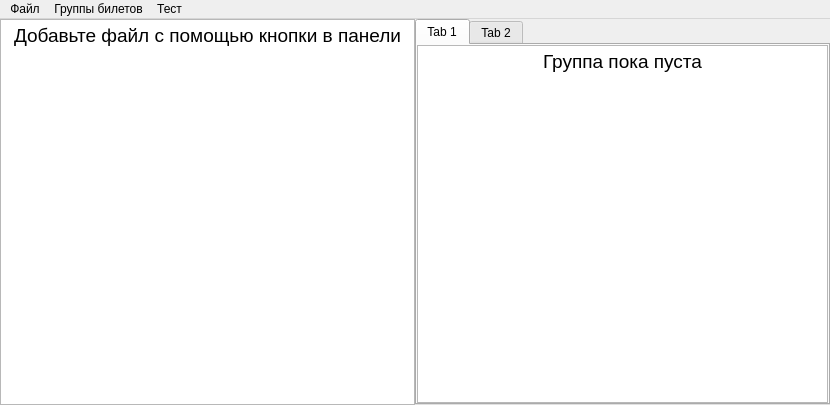
<?xml version="1.0" encoding="UTF-8"?>
<ui version="4.0">
 <class>MainWindow</class>
 <widget class="QMainWindow" name="MainWindow">
  <property name="enabled">
   <bool>true</bool>
  </property>
  <property name="geometry">
   <rect>
    <x>0</x>
    <y>0</y>
    <width>830</width>
    <height>405</height>
   </rect>
  </property>
  <property name="sizePolicy">
   <sizepolicy hsizetype="Expanding" vsizetype="Expanding">
    <horstretch>0</horstretch>
    <verstretch>0</verstretch>
   </sizepolicy>
  </property>
  <property name="minimumSize">
   <size>
    <width>830</width>
    <height>0</height>
   </size>
  </property>
  <property name="windowTitle">
   <string>MainWindow</string>
  </property>
  <widget class="QWidget" name="centralwidget">
   <property name="enabled">
    <bool>true</bool>
   </property>
   <property name="sizePolicy">
    <sizepolicy hsizetype="MinimumExpanding" vsizetype="MinimumExpanding">
     <horstretch>0</horstretch>
     <verstretch>0</verstretch>
    </sizepolicy>
   </property>
   <property name="maximumSize">
    <size>
     <width>1920</width>
     <height>1080</height>
    </size>
   </property>
   <layout class="QVBoxLayout" name="verticalLayout">
    <property name="leftMargin">
     <number>0</number>
    </property>
    <property name="topMargin">
     <number>0</number>
    </property>
    <property name="rightMargin">
     <number>0</number>
    </property>
    <property name="bottomMargin">
     <number>0</number>
    </property>
    <item>
     <layout class="QHBoxLayout" name="horizontalLayout">
      <property name="spacing">
       <number>0</number>
      </property>
      <item>
       <widget class="QTextEdit" name="sourceTextWidget">
        <property name="sizePolicy">
         <sizepolicy hsizetype="MinimumExpanding" vsizetype="Expanding">
          <horstretch>0</horstretch>
          <verstretch>0</verstretch>
         </sizepolicy>
        </property>
        <property name="minimumSize">
         <size>
          <width>100</width>
          <height>0</height>
         </size>
        </property>
        <property name="styleSheet">
         <string notr="true"/>
        </property>
        <property name="html">
         <string>&lt;!DOCTYPE HTML PUBLIC &quot;-//W3C//DTD HTML 4.0//EN&quot; &quot;http://www.w3.org/TR/REC-html40/strict.dtd&quot;&gt;
&lt;html&gt;&lt;head&gt;&lt;meta name=&quot;qrichtext&quot; content=&quot;1&quot; /&gt;&lt;meta charset=&quot;utf-8&quot; /&gt;&lt;style type=&quot;text/css&quot;&gt;
p, li { white-space: pre-wrap; }
hr { height: 1px; border-width: 0; }
li.unchecked::marker { content: &quot;\2610&quot;; }
li.checked::marker { content: &quot;\2612&quot;; }
&lt;/style&gt;&lt;/head&gt;&lt;body style=&quot; font-family:'Segoe UI'; font-size:9pt; font-weight:400; font-style:normal;&quot;&gt;
&lt;p align=&quot;center&quot; style=&quot; margin-top:12px; margin-bottom:12px; margin-left:0px; margin-right:0px; -qt-block-indent:0; text-indent:0px;&quot;&gt;&lt;span style=&quot; font-size:14pt;&quot;&gt;Добавьте файл с помощью кнопки в панели&lt;/span&gt;&lt;/p&gt;&lt;/body&gt;&lt;/html&gt;</string>
        </property>
       </widget>
      </item>
      <item>
       <widget class="QTabWidget" name="tabWidget">
        <property name="currentIndex">
         <number>0</number>
        </property>
        <widget class="QWidget" name="tab">
         <property name="enabled">
          <bool>true</bool>
         </property>
         <property name="sizePolicy">
          <sizepolicy hsizetype="Expanding" vsizetype="Expanding">
           <horstretch>1</horstretch>
           <verstretch>0</verstretch>
          </sizepolicy>
         </property>
         <property name="layoutDirection">
          <enum>Qt::LayoutDirection::LeftToRight</enum>
         </property>
         <attribute name="title">
          <string>Tab 1</string>
         </attribute>
         <layout class="QVBoxLayout" name="verticalLayout_2">
          <property name="spacing">
           <number>0</number>
          </property>
          <property name="leftMargin">
           <number>0</number>
          </property>
          <property name="topMargin">
           <number>0</number>
          </property>
          <property name="rightMargin">
           <number>0</number>
          </property>
          <property name="bottomMargin">
           <number>0</number>
          </property>
          <item>
           <widget class="QTextEdit" name="textEdit">
            <property name="html">
             <string>&lt;!DOCTYPE HTML PUBLIC &quot;-//W3C//DTD HTML 4.0//EN&quot; &quot;http://www.w3.org/TR/REC-html40/strict.dtd&quot;&gt;
&lt;html&gt;&lt;head&gt;&lt;meta name=&quot;qrichtext&quot; content=&quot;1&quot; /&gt;&lt;meta charset=&quot;utf-8&quot; /&gt;&lt;style type=&quot;text/css&quot;&gt;
p, li { white-space: pre-wrap; }
hr { height: 1px; border-width: 0; }
li.unchecked::marker { content: &quot;\2610&quot;; }
li.checked::marker { content: &quot;\2612&quot;; }
&lt;/style&gt;&lt;/head&gt;&lt;body style=&quot; font-family:'Segoe UI'; font-size:9pt; font-weight:400; font-style:normal;&quot;&gt;
&lt;p align=&quot;center&quot; style=&quot; margin-top:12px; margin-bottom:12px; margin-left:0px; margin-right:0px; -qt-block-indent:0; text-indent:0px;&quot;&gt;&lt;span style=&quot; font-size:14pt;&quot;&gt;Группа пока пуста&lt;/span&gt;&lt;/p&gt;&lt;/body&gt;&lt;/html&gt;</string>
            </property>
           </widget>
          </item>
         </layout>
        </widget>
        <widget class="QWidget" name="tab_2">
         <attribute name="title">
          <string>Tab 2</string>
         </attribute>
        </widget>
       </widget>
      </item>
     </layout>
    </item>
   </layout>
  </widget>
  <widget class="QMenuBar" name="menubar">
   <property name="geometry">
    <rect>
     <x>0</x>
     <y>0</y>
     <width>830</width>
     <height>17</height>
    </rect>
   </property>
   <widget class="QMenu" name="menu">
    <property name="title">
     <string>Файл</string>
    </property>
    <addaction name="add_file"/>
   </widget>
   <widget class="QMenu" name="menu_2">
    <property name="title">
     <string>Группы билетов</string>
    </property>
    <addaction name="create_group"/>
    <addaction name="select_group"/>
    <addaction name="action_7"/>
    <addaction name="delete_group"/>
   </widget>
   <widget class="QMenu" name="menu_3">
    <property name="title">
     <string>Тест</string>
    </property>
    <addaction name="open_group_in_window"/>
    <addaction name="action_6"/>
   </widget>
   <addaction name="menu"/>
   <addaction name="menu_2"/>
   <addaction name="menu_3"/>
  </widget>
  <action name="action">
   <property name="text">
    <string>Файлы</string>
   </property>
  </action>
  <action name="add_file">
   <property name="text">
    <string>Добавить файл</string>
   </property>
  </action>
  <action name="create_group">
   <property name="text">
    <string>Создать группу</string>
   </property>
  </action>
  <action name="select_group">
   <property name="text">
    <string>Выбрать активную группу</string>
   </property>
  </action>
  <action name="open_group_in_window">
   <property name="text">
    <string>Запустить с текущей группой</string>
   </property>
  </action>
  <action name="action_6">
   <property name="text">
    <string>Посмотреть результаты</string>
   </property>
  </action>
  <action name="action_7">
   <property name="text">
    <string>Открыть группу в окне</string>
   </property>
  </action>
  <action name="delete_group">
   <property name="text">
    <string>Удалить группу</string>
   </property>
  </action>
 </widget>
 <tabstops>
  <tabstop>sourceTextWidget</tabstop>
 </tabstops>
 <resources/>
 <connections/>
</ui>
